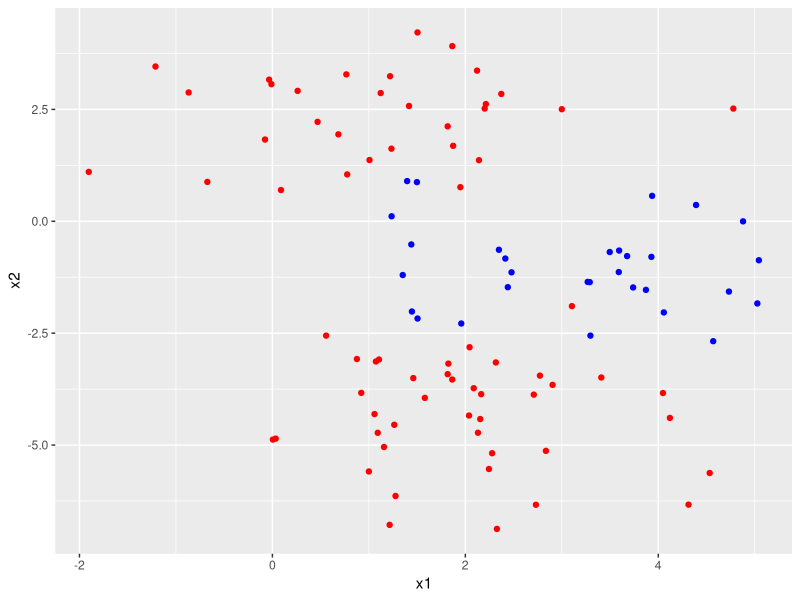
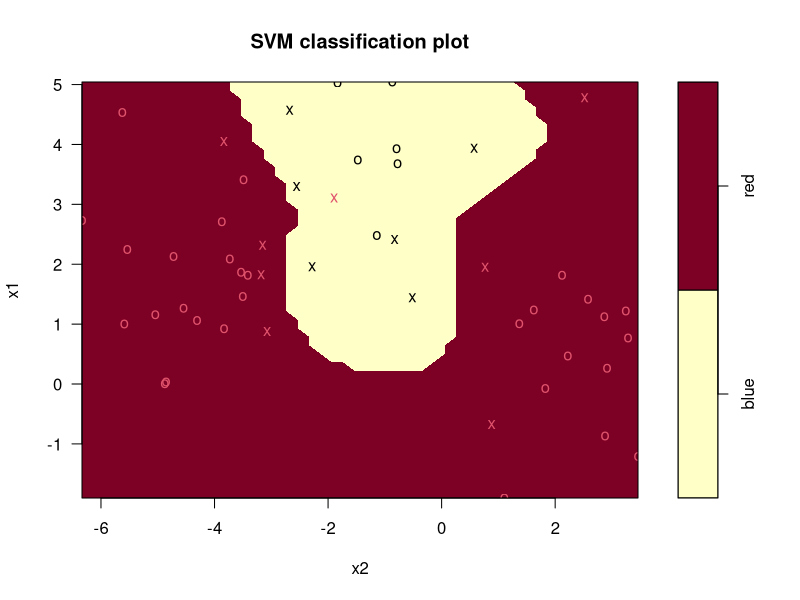

Recreate these plots in R, in order.
## ---- chunk 1
library(tidyverse)
library(e1071)
## ---- chunk 2
set.seed(1991)
sim_data <- 
  tibble(
    x1 = c(rnorm(30, mean = 1),
           rnorm(30, mean = 3),
           rnorm(40, mean = 2)),
    x2 = c(rnorm(30, mean = 2),
           rnorm(30, mean = -1),
           rnorm(40, mean = -4)),
    class = c(rep("red", 30), rep("blue", 30), rep("red", 40))
  ) %>%
  mutate(class = as.factor(class))

sim_data %>% 
  ggplot(aes(x1, x2, color = class)) +
  geom_point() +
  scale_color_identity()
## ---- chunk 3
set.seed(1989)
sim_data_train <- 
  sim_data %>% 
  sample_frac(0.5)

sim_data_test <- 
  sim_data %>% 
  anti_join(sim_data_train)
## ---- chunk 4
svm_lineal <- svm(class ~ .,
                  data = sim_data_train,
                  kernel = "linear",
                  cost = 10)

svm_polynomial <- svm(class ~ .,
                  data = sim_data_train,
                  kernel = "polynomial",
                  degree = 3,
                  cost = 10)

svm_radial <- svm(class ~ .,
                  data = sim_data_train,
                  kernel = "radial",
                  gamma = 1,
                  cost = 10)
## ---- chunk 5
sim_data_test <- 
  sim_data_test %>% 
  modelr::add_predictions(svm_lineal, var = "pred_linear") %>% 
  modelr::add_predictions(svm_polynomial, var = "pred_poly") %>% 
  modelr::add_predictions(svm_radial, var = "pred_radial")

sim_data_test
## ---- chunk 6
sim_data_test %>% 
  select(class, pred_linear) %>% 
  table()
## ---- chunk 7
sim_data_test %>% 
  select(class, pred_poly) %>% 
  table()
## ---- chunk 8
sim_data_test %>% 
  select(class, pred_radial) %>% 
  table()
## ---- chunk 9
plot(svm_radial, data = sim_data_train)
